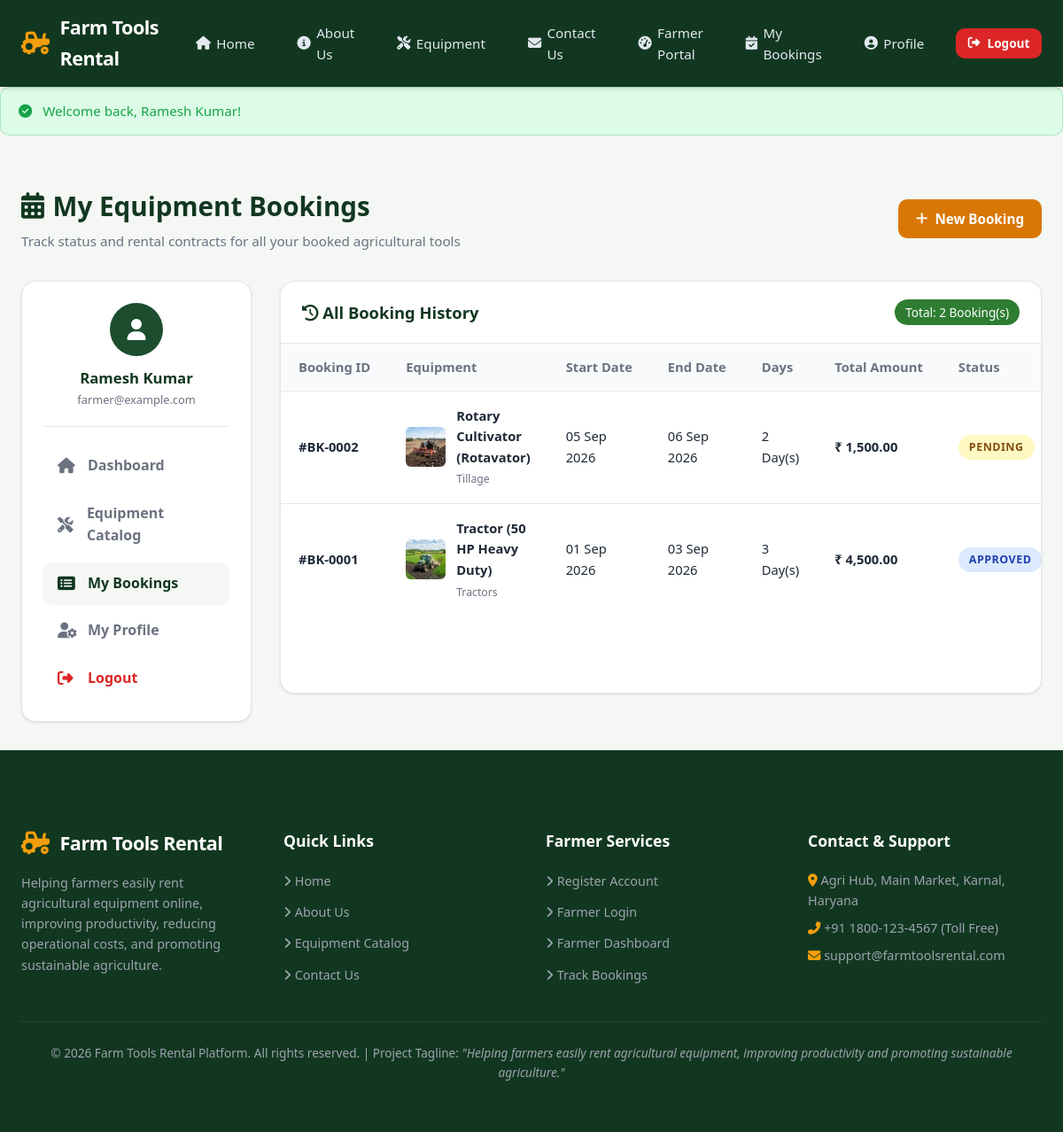
/farmer/bookings.php (signed in), run on the app's committed database.
### tables this page shows
CREATE TABLE `bookings` (
  `id` INT(11) NOT NULL AUTO_INCREMENT,
  `farmer_id` INT(11) NOT NULL,
  `equipment_id` INT(11) NOT NULL,
  `start_date` DATE NOT NULL,
  `end_date` DATE NOT NULL,
  `days` INT(11) NOT NULL,
  `total_amount` DECIMAL(10,2) NOT NULL,
  `status` ENUM('Pending','Approved','Rejected','Completed') NOT NULL DEFAULT 'Pending',
  `created_at` DATETIME DEFAULT CURRENT_TIMESTAMP,
  PRIMARY KEY (`id`),
  KEY `farmer_id` (`farmer_id`),
  KEY `equipment_id` (`equipment_id`),
  CONSTRAINT `fk_bookings_farmer` FOREIGN KEY (`farmer_id`) REFERENCES `farmers` (`id`) ON DELETE CASCADE,
  CONSTRAINT `fk_bookings_equipment` FOREIGN KEY (`equipment_id`) REFERENCES `equipment` (`id`) ON DELETE CASCADE
);

CREATE TABLE `equipment` (
  `id` INT(11) NOT NULL AUTO_INCREMENT,
  `name` VARCHAR(100) NOT NULL,
  `category` VARCHAR(50) NOT NULL,
  `description` TEXT NOT NULL,
  `price_per_day` DECIMAL(10,2) NOT NULL,
  `availability` ENUM('Available','Unavailable','Maintenance') NOT NULL DEFAULT 'Available',
  `image` VARCHAR(255) DEFAULT 'default_equipment.jpg',
  `created_at` DATETIME DEFAULT CURRENT_TIMESTAMP,
  PRIMARY KEY (`id`)
);

### farmer/bookings.php (the view, shortened to what this page needs)
<?php
require_once __DIR__ . '/../config/database.php';
require_once __DIR__ . '/../includes/auth.php';
$farmer_id = $_SESSION['farmer_id'];
$bookings = [];
try {
    $stmt = $conn->prepare("
        SELECT b.*, e.name AS equipment_name, e.category, e.image AS equipment_image, e.price_per_day
        FROM bookings b
        JOIN equipment e ON b.equipment_id = e.id
        WHERE b.farmer_id = ?
        ORDER BY b.id DESC
    ");
    $stmt->execute([$farmer_id]);
    $bookings = $stmt->fetchAll();
} catch (Exception $e) {
    $bookings = [];
}
require_once __DIR__ . '/../includes/header.php';
?>
<div class="container">
  <div class="page-header" style="display: flex; justify-content: space-between; align-items: center; flex-wrap: wrap; gap: 1rem;">
    <div>
      <h1 class="page-title"><i class="fas fa-calendar-alt"></i> My Equipment Bookings</h1>
      <p class="page-subtitle">Track status and rental contracts for all your booked agricultural tools</p>
    </div>
    <a href="equipment.php" class="btn btn-accent"><i class="fas fa-plus"></i> New Booking</a>
  </div>
  <div class="dashboard-layout">
    <aside class="sidebar">
      <div class="sidebar-user">
        <div class="user-avatar"><i class="fas fa-user"></i></div>
        <h4 style="font-size: 1.05rem; color: var(--primary-dark); font-weight: 700;"><?php echo htmlspecialchars($_SESSION['farmer_name']); ?></h4>
        <p style="font-size: 0.8rem; color: var(--text-muted);"><?php echo htmlspecialchars($_SESSION['farmer_email']); ?></p>
      </div>
      <ul class="sidebar-menu">
        <li><a href="dashboard.php" class="sidebar-link"><i class="fas fa-home"></i> Dashboard</a></li>
        <li><a href="equipment.php" class="sidebar-link"><i class="fas fa-tools"></i> Equipment Catalog</a></li>
        <li><a href="bookings.php" class="sidebar-link active"><i class="fas fa-list-alt"></i> My Bookings</a></li>
        <li><a href="profile.php" class="sidebar-link"><i class="fas fa-user-cog"></i> My Profile</a></li>
        <li><a href="logout.php" class="sidebar-link" style="color: var(--danger);"><i class="fas fa-sign-out-alt"></i> Logout</a></li>
      </ul>
    </aside>
    <div class="table-card">
      <div class="table-header">
        <h3 class="table-title"><i class="fas fa-history"></i> All Booking History</h3>
        <span class="badge" style="background: var(--primary-light); color: #fff; padding: 0.25rem 0.75rem; border-radius: 50px; font-size: 0.85rem;">
          Total: <?php echo count($bookings); ?> Booking(s)
        </span>
      </div>
      <div class="table-responsive">
        <table class="custom-table">
          <thead>
            <tr>
              <th>Booking ID</th>
              <th>Equipment</th>
              <th>Start Date</th>
              <th>End Date</th>
              <th>Days</th>
              <th>Total Amount</th>
              <th>Status</th>
            </tr>
          </thead>
          <tbody>
            <?php if (!empty($bookings)): ?>
              <?php foreach ($bookings as $b): ?>
                <tr>
                  <td><strong>#BK-<?php echo str_pad($b['id'], 4, '0', STR_PAD_LEFT); ?></strong></td>
                  <td>
                    <div style="display: flex; align-items: center; gap: 0.75rem;">
                      <img src="../images/equipment/<?php echo htmlspecialchars($b['equipment_image']); ?>" alt="" style="width: 45px; height: 45px; border-radius: 6px; object-fit: cover;" onerror="this.src='../images/equipment/default_equipment.jpg'">
                      <div>
                        <strong><?php echo htmlspecialchars($b['equipment_name']); ?></strong><br>
                        <small style="color: var(--text-muted);"><?php echo htmlspecialchars($b['category']); ?></small>
                      </div>
                    </div>
                  </td>
                  <td><?php echo date('d M Y', strtotime($b['start_date'])); ?></td>
                  <td><?php echo date('d M Y', strtotime($b['end_date'])); ?></td>
                  <td><?php echo $b['days']; ?> Day(s)</td>
                  <td><strong>₹ <?php echo number_format($b['total_amount'], 2); ?></strong></td>
                  <td>
                    <?php
                      $st = $b['status'];
                      $cls = strtolower($st);
                      echo "<span class='status-pill status-{$cls}'>{$st}</span>";
                    ?>
                  </td>
                </tr>
              <?php endforeach; ?>
            <?php endif; ?>
          </tbody>
        </table>
      </div>
    </div>
  </div>
</div>
<?php require_once __DIR__ . '/../includes/footer.php'; ?>

### css/style.css (style rules this page uses)
:root { --primary: #1b4d2e; --primary-dark: #123720; --primary-light: #2e7d32; --accent: #d97706; --accent-gold: #f59e0b; --accent-light: #fef3c7; --bg-main: #f4f7f4; --bg-card: #ffffff; --text-main: #1f2937; --text-muted: #6b7280; --text-light: #9ca3af; --border-color: #e5e7eb; --border-focus: #1b4d2e; --success: #16a34a; --success-bg: #dcfce7; --warning: #eab308; --warning-bg: #fef9c3; --danger: #dc2626; --danger-bg: #fee2e2; --info: #2563eb; --info-bg: #dbeafe; --shadow-sm: 0 1px 3px rgba(0,0,0,0.08), 0 1px 2px rgba(0,0,0,0.04); --shadow-md: 0 4px 6px -1px rgba(0,0,0,0.08), 0 2px 4px -1px rgba(0,0,0,0.04); --shadow-lg: 0 10px 15px -3px rgba(0,0,0,0.1), 0 4px 6px -2px rgba(0,0,0,0.05); --radius-sm: 6px; --radius-md: 10px; --radius-lg: 16px; --transition: all 0.25s ease-in-out; }
* { margin: 0; padding: 0; box-sizing: border-box; }
body { font-family: 'Segoe UI', system-ui, -apple-system, BlinkMacSystemFont, Roboto, sans-serif; background-color: var(--bg-main); color: var(--text-main); line-height: 1.6; min-height: 100vh; display: flex; flex-direction: column; }
a { color: var(--primary); text-decoration: none; transition: var(--transition); }
.btn { display: inline-flex; align-items: center; justify-content: center; gap: 0.5rem; padding: 0.6rem 1.25rem; font-size: 0.95rem; font-weight: 600; border-radius: var(--radius-md); border: none; cursor: pointer; transition: var(--transition); text-align: center; }
.btn-accent { background: var(--accent); color: #ffffff; }
.container { max-width: 1200px; margin: 0 auto; padding: 2rem 1.5rem; }
.page-header { margin-bottom: 2rem; }
.page-title { font-size: 1.85rem; color: var(--primary-dark); font-weight: 700; display: flex; align-items: center; gap: 0.6rem; }
.page-subtitle { color: var(--text-muted); font-size: 0.95rem; margin-top: 0.25rem; }
.dashboard-layout { display: grid; grid-template-columns: 260px 1fr; gap: 2rem; margin-top: 1rem; }
.sidebar { background: var(--bg-card); border-radius: var(--radius-lg); padding: 1.5rem; box-shadow: var(--shadow-sm); border: 1px solid var(--border-color); height: fit-content; }
.sidebar-user { text-align: center; padding-bottom: 1.25rem; border-bottom: 1px solid var(--border-color); margin-bottom: 1.25rem; }
.user-avatar { width: 60px; height: 60px; border-radius: 50%; background: var(--primary); color: #ffffff; display: flex; align-items: center; justify-content: center; font-size: 1.5rem; font-weight: 700; margin: 0 auto 0.75rem auto; }
.sidebar-menu { list-style: none; display: flex; flex-direction: column; gap: 0.35rem; }
.sidebar-link { display: flex; align-items: center; gap: 0.75rem; padding: 0.7rem 1rem; color: var(--text-muted); font-weight: 600; border-radius: var(--radius-md); transition: var(--transition); }
.sidebar-link:hover, .sidebar-link.active { background: var(--bg-main); color: var(--primary-dark); }
.sidebar-link i { font-size: 1.1rem; width: 22px; }
.table-card { background: var(--bg-card); border-radius: var(--radius-lg); box-shadow: var(--shadow-sm); border: 1px solid var(--border-color); overflow: hidden; margin-bottom: 2rem; }
.table-header { padding: 1.25rem 1.5rem; border-bottom: 1px solid var(--border-color); display: flex; justify-content: space-between; align-items: center; flex-wrap: wrap; gap: 1rem; }
.table-title { font-size: 1.15rem; font-weight: 700; color: var(--primary-dark); }
.table-responsive { width: 100%; overflow-x: auto; }
.custom-table { width: 100%; border-collapse: collapse; text-align: left; font-size: 0.92rem; }
.custom-table th { background: #f9fafb; padding: 0.9rem 1.25rem; font-weight: 700; color: var(--text-muted); border-bottom: 1px solid var(--border-color); white-space: nowrap; }
.custom-table td { padding: 1rem 1.25rem; border-bottom: 1px solid var(--border-color); vertical-align: middle; color: var(--text-main); }
.custom-table tr:last-child td { border-bottom: none; }
.status-pill { display: inline-block; padding: 0.25rem 0.75rem; border-radius: 50px; font-size: 0.78rem; font-weight: 700; text-transform: uppercase; letter-spacing: 0.5px; }
.status-pending { background: var(--warning-bg); color: #854d0e; }
.status-approved { background: var(--info-bg); color: #1e40af; }

### data on the page
bookings: id "0002", equipment.image (picture), equipment.name "Rotary Cultivator (Rotavator)", equipment.category "Tillage", start_date "05 Sep 2026", end_date "06 Sep 2026", days "2", total_amount "1,500.00", status "PENDING"
bookings: id "0001", equipment.image (picture), equipment.name "Tractor (50 HP Heavy Duty)", equipment.category "Tractors", start_date "01 Sep 2026", end_date "03 Sep 2026", days "3", total_amount "4,500.00", status "APPROVED"

### other printed values
$_SESSION['flash_success'] "Welcome back, Ramesh Kumar!"
$_SESSION['farmer_name'] "Ramesh Kumar"
$_SESSION['farmer_email'] "farmer@example.com"
count($bookings) "2"
